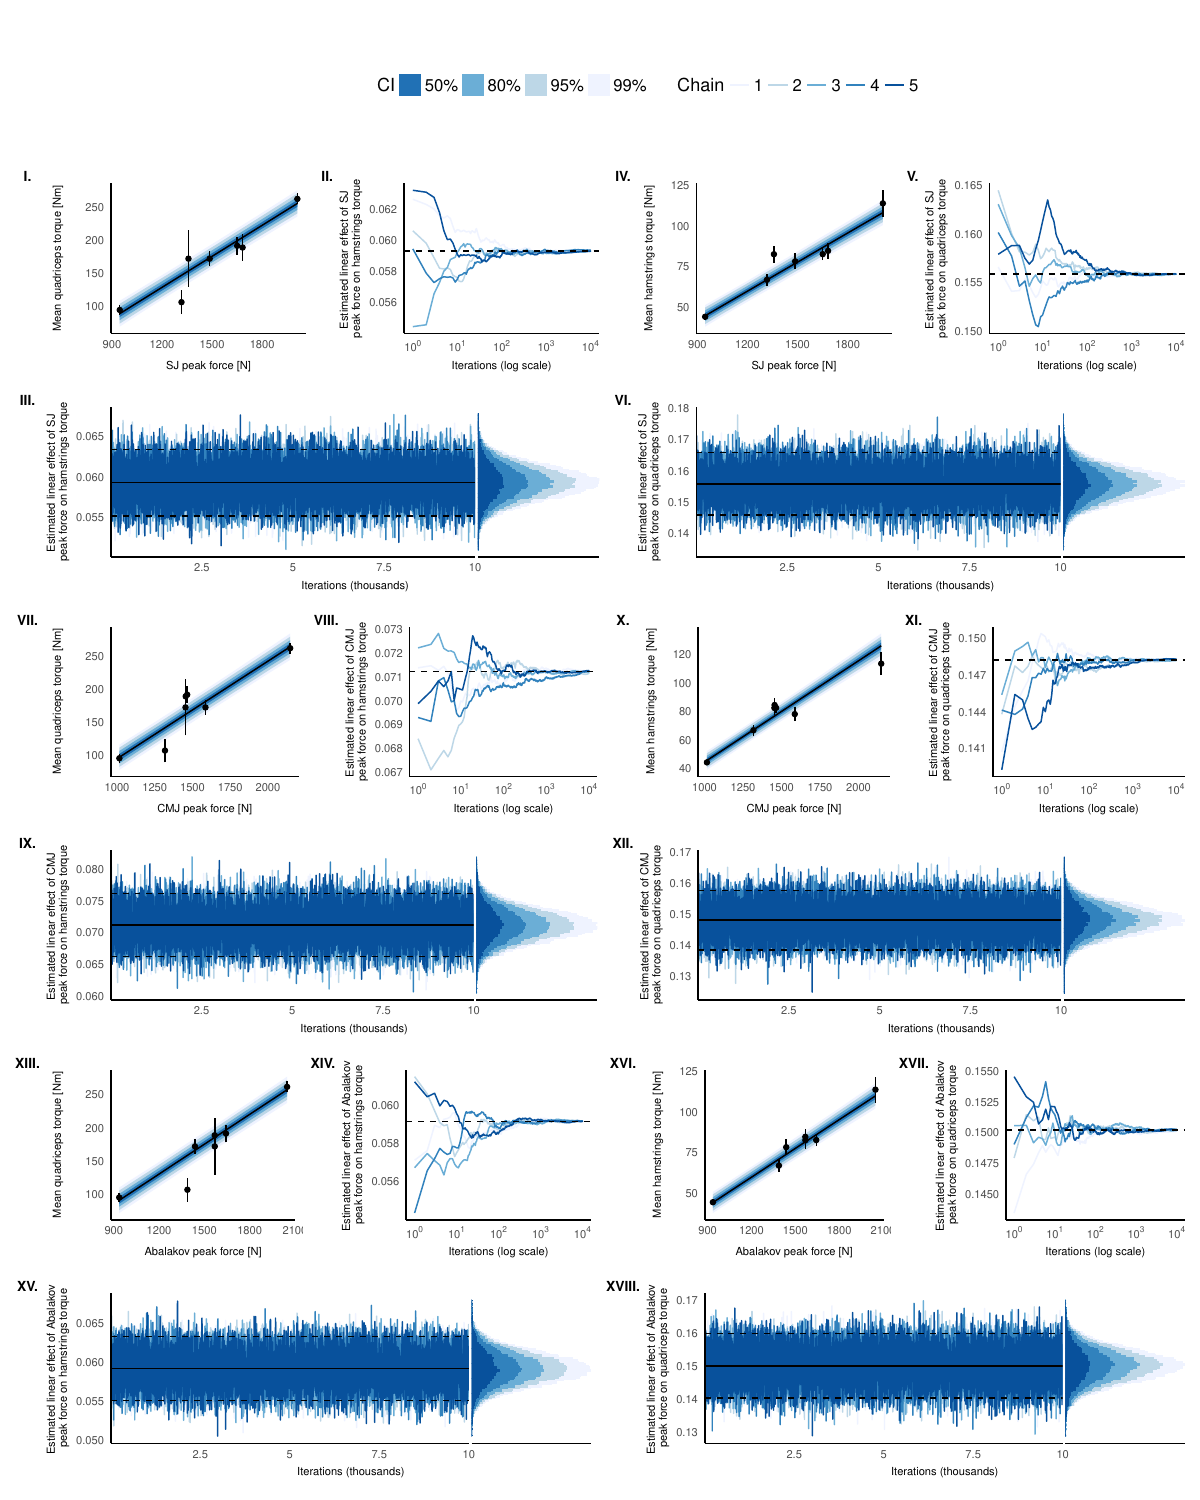

The script that saved this image:

# Preparamos espacio de trabajo -------------------------------------------

## Cargamos paquetes ----

## Manipulación de datos
library(data.table)

## Modelos bayesianos
library(brms) ## Paquete principal
library(bayestestR) ## Obtener parámetros estimados de los modelos
library(tidybayes) ## Extraer iteraciones de las cadenas de markov

## Visualización de los modelos
library(ggplot2) ## Paquete principal
library(ggside) ## Gráficos rotado en el costado de la figura
library(patchwork) ## Para unir los gráficos en uno solo

## Cargamos los datos
data("cyclist")

## Cargamos los modelos ajustados
if (any(!file.exists("R/bda/bm/quad_iso_torque_&_abkv_fuerza.RDS",
                     "R/bda/bm/quad_iso_torque_&_abkv_fuerza.RDS",
                     "R/bda/bm/quad_iso_torque_&_cmj_fuerza.RDS",
                     "R/bda/bm/quad_iso_torque_&_cmj_fuerza.RDS",
                     "R/bda/bm/quad_iso_torque_&_sj_fuerza.RDS",
                     "R/bda/bm/quad_iso_torque_&_sj_fuerza.RDS"))) {
  stop("Uno o más modelos no han sido generados")
}

abkv_isqt_mod <- readRDS("R/bda/bm/isquios_iso_torque_&_abkv_fuerza.RDS")
abkv_quad_mod <- readRDS("R/bda/bm/quad_iso_torque_&_abkv_fuerza.RDS")
cmj_isqt_mod <- readRDS("R/bda/bm/isquios_iso_torque_&_cmj_fuerza.RDS")
cmj_quad_mod <- readRDS("R/bda/bm/quad_iso_torque_&_cmj_fuerza.RDS")
sj_isqt_mod <- readRDS("R/bda/bm/isquios_iso_torque_&_sj_fuerza.RDS")
sj_quad_mod <- readRDS("R/bda/bm/quad_iso_torque_&_sj_fuerza.RDS")

# -------------------------------------------------------------------------

scatter_plot = function(model, muscle = NULL) {
  if (is.null(muscle)) {
    stop("`muscle` must be one of \"quad\" or \"isquio\"")
  }
  if (grepl("quad|cuad", muscle, TRUE)) {
    ylab = "quadriceps"; point_var = "mean_torque_quad"; sd_var = "sd_torque_quad"
  } else if (grepl("hams|isquio", muscle, TRUE)) {
    ylab = "hamstrings"; point_var = "mean_torque_isquio"; sd_var = "sd_torque_isquio"
  } else stop("`muscle` must be one of \"quad\" or \"isquio\"")

  if (grepl("abkv", names(model$data[3L]), TRUE)) {
    xlab = "Abalakov peak force [Z score]"
  } else if (grepl("cmj", names(model$data[3L]), TRUE)) {
    xlab = "CMJ peak force [Z score]"
  } else if (grepl("sj", names(model$data[3L]), TRUE)) {
    xlab = "SJ peak force [Z score]"
  }

  pred_data <- data.frame(
    sd_torque = median(model$data[[2L]]),
    x_var = seq(from = min(model$data[[3L]]),
                     to = max(model$data[[3L]]),
                     length.out = 10))

  names(pred_data) <- names(model$data[2:3])

  pred_data <- predict(
    object = model,
    newdata = pred_data,
    probs = c(.005, .025, .1, .25, .75, .9, .975, .995),
    robust = TRUE,
    cores = 5) |>
    cbind(pred_data) |>
    as.data.table()

  x_var = names(pred_data)[ncol(pred_data)]

  ggplot(pred_data, aes(.data[[x_var]], Estimate)) +
    geom_ribbon(aes(ymin = Q0.5, ymax = Q99.5, fill = "99%")) +
    geom_ribbon(aes(ymin = Q2.5, ymax = Q97.5, fill = "95%")) +
    geom_ribbon(aes(ymin = Q10, ymax = Q90, fill = "80%")) +
    geom_ribbon(aes(ymin = Q25, ymax = Q75, fill = "50%")) +
    scale_fill_manual(values = `names<-`(RColorBrewer::brewer.pal(4, "Blues"), c("99%", "95%", "80%", "50%"))) +
    geom_line() +
    geom_point(data = model$data, aes(.data[[x_var]], .data[[point_var]]), inherit.aes = FALSE) +
    geom_linerange(data = model$data, aes(x = .data[[x_var]],
                                        ymin = .data[[point_var]] + .data[[sd_var]] * qnorm(.025),
                                        ymax = .data[[point_var]] + .data[[sd_var]] * qnorm(.975)),
                  inherit.aes = FALSE) +
    #scale_y_continuous(n.breaks = 6, limits = c(0, NA)) +
    #scale_x_continuous(#limits = c(0, NA),
    #                   labels = function(x) scales::percent(x/100),
    #                   n.breaks = 4) +
    labs(x = xlab, y = paste("Mean", ylab, "torque [Nm]"), fill = "CI") +
    see::theme_modern()
}

p1_sj <- scatter_plot(sj_quad_mod, "quad")
q1_sj <- scatter_plot(sj_isqt_mod, "isquio")
p1_cmj <- scatter_plot(cmj_quad_mod, "quad")
q1_cmj <- scatter_plot(cmj_isqt_mod, "isquio")
p1_abkv <- scatter_plot(abkv_quad_mod, "quad")
q1_abkv <- scatter_plot(abkv_isqt_mod, "isquio")

## Segundo gráfico -----

trace_plot = function(model, muscle = NULL) {
  if (is.null(muscle)) {
    stop("`muscle` must be one of \"quad\" or \"isquio\"")
  }
  if (grepl("abkv", names(model$data[3L]), TRUE)) {
    ylab_jump = "Abalakov"
  } else if (grepl("cmj", names(model$data[3L]), TRUE)) {
    ylab_jump = "CMJ"
  } else if (grepl("sj", names(model$data[3L]), TRUE)) {
    ylab_jump = "SJ"
  }
  ylab <- ifelse(test = grepl("quad|cuad", muscle, TRUE),
                 yes = "quadriceps", no = "hamstrings")
  y_var <- paste0("b_", names(model$data)[[3L]])
  post_dist <- as.data.table(x = tidy_draws(model))

  hline_data <- posterior_summary(x = model,
                                  variable = y_var)

  ggplot(post_dist, aes(.iteration, .data[[y_var]], col = as.factor(.chain))) +
    geom_line() +
    labs(x = "Iterations (thousands)",
         y = paste("Estimated linear effect of one\n",ylab_jump,"SD on", ylab, "torque"),
         col = "Chain") +
    geom_ysidehistogram(aes(fill = as.factor(.chain)), bins = 100,
                        show.legend = FALSE) +
    geom_hline(yintercept = hline_data[,"Estimate"]) +
    geom_hline(yintercept = hline_data[,c("Q2.5","Q97.5")], lty = 2) +
    scale_x_continuous(expand = c(0,0),
                       labels = function(i) i/1000) +
    scale_y_continuous(n.breaks = 6) +
    scale_ysidex_continuous(expand = c(0,0), breaks = NULL, labels = NULL) +
    scale_color_brewer(aesthetics = c("colour", "fill")) +
    see::theme_modern() +
    theme(ggside.panel.scale = 1/3)
}


p2_sj <- trace_plot(sj_isqt_mod, "isquios")
q2_sj <- trace_plot(sj_quad_mod, "quad")
p2_cmj <- trace_plot(cmj_isqt_mod, "isquios")
q2_cmj <- trace_plot(cmj_quad_mod, "quad")
p2_abkv <- trace_plot(abkv_isqt_mod, "isquios")
q2_abkv <- trace_plot(abkv_quad_mod, "quad")


## Tercer gráfico ----

convergence_plots = function(model, muscle) {
  if (is.null(muscle)) {
    stop("`muscle` must be one of \"quad\" or \"isquio\"")
  }
  if (grepl("abkv", names(model$data[3L]), TRUE)) {
    ylab_jump = "Abalakov"
  } else if (grepl("cmj", names(model$data[3L]), TRUE)) {
    ylab_jump = "CMJ"
  } else if (grepl("sj", names(model$data[3L]), TRUE)) {
    ylab_jump = "SJ"
  }
  ylab <- ifelse(test = grepl("quad|cuad", muscle, TRUE),
                 yes = "quadriceps", no = "hamstrings")
  y_var <- paste0("b_", names(model$data)[[3L]])
  post_dist <- as.data.table(x = tidy_draws(model))
  post_dist[j = cumulative := cumsum(.SD[[y_var]]) / seq_along(.SD[[y_var]]),
            by = list(.chain)]
  post_dist <- post_dist[, list(
    cumulative = cumulative,
    iter = .iteration,
    chain = as.factor(.chain)
  )]

  hline_data <- posterior_summary(x = model,
                                  variable = y_var)

  ggplot(post_dist, aes(iter, cumulative)) +
    geom_line(aes(col = chain)) +
    labs(x = "Iterations (log scale)",
         y = paste("Estimated linear effect of one\n",ylab_jump,"SD on", ylab, "torque"),
         col = "Chain") +
    scale_color_brewer() +
    scale_x_continuous(trans = "log10",
                       breaks = scales::trans_breaks("log10", function(x) 10^x),
                       labels = scales::trans_format("log10", scales::math_format(10^.x))) +
    geom_hline(yintercept = hline_data[,"Estimate"], lty = 2) +
    see::theme_modern()
}

p3_sj <- convergence_plots(sj_isqt_mod, "isquios")
q3_sj <- convergence_plots(sj_quad_mod, "quad")
p3_cmj <- convergence_plots(cmj_isqt_mod, "isquios")
q3_cmj <- convergence_plots(cmj_quad_mod, "quad")
p3_abkv <- convergence_plots(abkv_isqt_mod, "isquios")
q3_abkv <- convergence_plots(abkv_quad_mod, "quad")

plots <- (
  guide_area() / (
    (((q1_sj + p3_sj) / p2_sj) | ((p1_sj + q3_sj) / q2_sj)) /
    (((q1_cmj + p3_cmj) / p2_cmj) | ((p1_cmj + q3_cmj) / q2_cmj)) /
    (((q1_abkv + p3_abkv) / p2_abkv) | ((p1_abkv + q3_abkv) / q2_abkv))
  )
)

plots <- plots +
  plot_layout(guides = "collect", heights = c(1,9)) +
  plot_annotation(tag_levels = list("I"), tag_suffix = ".") &
  theme(legend.position = "top",
        axis.title = element_text(size = 8),
        axis.title.x = element_text(margin = margin(5,0,5,0)),
        axis.title.y = element_text(margin = margin(0,5,0,5)),
        axis.text = element_text(size = 8),
        plot.tag = element_text(size = 10))

ggsave("docs/manuscript/figures/iso_torque_&_jump.pdf", plots, "pdf", width = 12, height = 15, units = "in")
ggsave("docs/manuscript/figures/iso_torque_&_jump.jpeg", plots, "jpeg", width = 12, height = 15, units = "in", dpi = 400)
